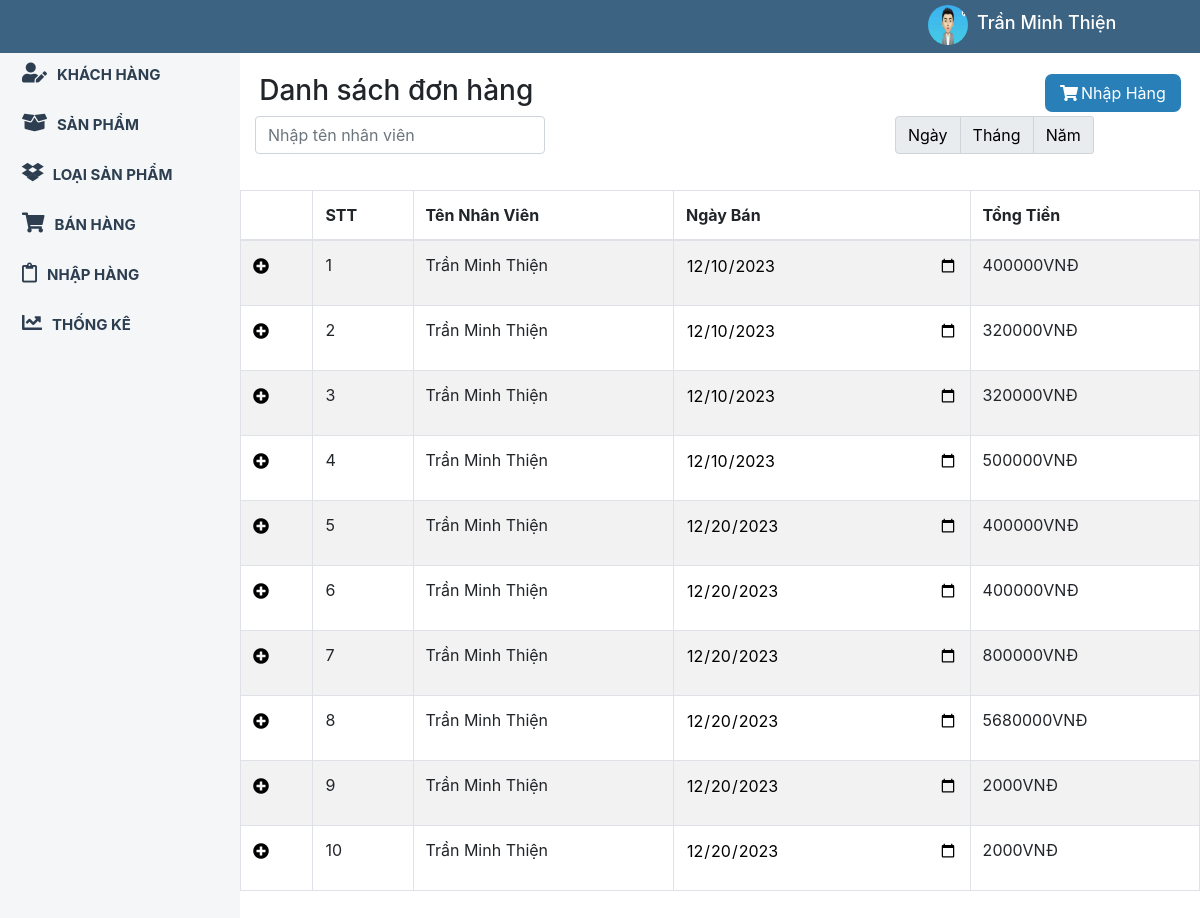
The page /index.php?muc=nhaphang (signed in) on the database its author committed.
### tables this page shows
CREATE TABLE `hoadonnhap` (
  `id_hd` int(11) NOT NULL,
  `id_nv` int(11) NOT NULL,
  `ngaynhap` date NOT NULL,
  `tongtien` int(255) NOT NULL
);

CREATE TABLE `nhanvien` (
  `id_nv` int(255) NOT NULL,
  `tennv` varchar(255) NOT NULL,
  `gioitinh` varchar(255) NOT NULL,
  `ngaysinh` date NOT NULL,
  `diachi` varchar(255) NOT NULL,
  `sdt` varchar(255) NOT NULL,
  `hinhanh` varchar(255) NOT NULL,
  `ngaygianhap` date NOT NULL
);

### Controller/HomeController.php (called while the page is built, shortened)
<?php
require_once 'Model/BaseModel.php';
class HomeControl
{
	public $Base;
	function __construct()
	{
		$this->Base = new BaseModel();
	}
	public function Dieuhuong()
	{
		$loaisanpham = $this->Base->data('loaisanpham');
		$nhanvien = $this->Base->data('nhanvien');
		$sanpham = $this->Base->data('sanpham');
		$khachhang = $this->Base->data('khachhang');
		$hoadonban = $this->Base->data('hoadonban');
		$chitietban = $this->Base->data('cthoadonban');
		$hoadonnhap = $this->Base->data('hoadonnhap');
?>
<?php
		require_once 'View/index.php';
	}
}
?>

### index.php (called while the page is built, shortened)
<?php
	require_once 'Controller/HomeController.php';
	$HT=new HomeControl();
	$HT->Dieuhuong();
 ?>

### Model/BaseModel.php (called while the page is built, shortened)
<?php
class BaseModel
{
	private $maychu = 'localhost';
	private $tk = 'root';
	private $mk = '';
	private $csdl = 'admindb_qlbanhang';
	private $bienketnoi = null;
	public function ketnoi()
	{
		$this->bienketnoi = new mysqli($this->maychu, $this->tk, $this->mk, $this->csdl);
		mysqli_set_charset($this->bienketnoi, 'utf8');
	}
	public function data($sql)
	{
		$sq = "SELECT * FROM $sql";
		$this->ketqua = $this->bienketnoi->query($sq);
		if ($this->ketqua->num_rows == 0) {
			$data = 0;
		} else {
			while ($row = $this->ketqua->fetch_assoc()) {
				$data[] = $row;
			}
		}
		return $data;
	}
}
?>

### View/nhaphang.php (the view, shortened to what this page needs)
<content>
	<div id="hang">
		<div class="top">
			<div class="banhang-top">
				<h3>Danh sách đơn hàng</h3>
				<a href="?muc=nhaphang&them"><i class="fas fa-shopping-cart"></i>Nhập Hàng</a>
			</div>
			<div class="container">
				<div class="row">
					<div class="col-sm-4">
						<input class="form-control" id="myInput" type="text" placeholder="Nhập tên nhân viên">
					</div>
					<div class="col-sm-4"></div>
					<div class="col-sm-4">
						<div class="quy">
							<form method="post">
								<div class="input-group mb-3">
									<div class="input-group-prepend">
										<span class="input-group-text"><button type="submit" name="ngay" href="">Ngày</button></span>
										<span class="input-group-text"><button type="submit" name="thang" href="">Tháng</button></span>
										<span class="input-group-text" style="border-top-right-radius: 3px;border-bottom-right-radius: 3px;"><button type="submit" name="nam" href="">Năm</button></span>
									</div>
								</div>
							</form>
						</div>
					</div>
				</div>
			</div>
		</div>
		<div class="main-content">
			<table class="table table-bordered table-striped">
				<thead>
					<tr>
						<th></th>
						<th>STT</th>
						<th>Tên Nhân Viên</th>
						<th>Ngày Bán</th>
						<th>Tổng Tiền</th>
					</tr>
				</thead>
				<tbody id="myTable">
					<?php
					$i = 0;
					if ($hoadonnhap != 0) {
						foreach ($hoadonnhap as $value) {
							$i++;
					?>
							<tr>
								<form method="post">
									<td><i id="them" href="#" data-target="#login<?php echo $i; ?>" data-toggle="modal" class="fa fa-plus-circle btn btn-primary login-trigger"></i></td>
									<td><?php echo $i; ?>
									</td>
									<td>
										<?php foreach ($nhanvien as $key) {
											if ($value['id_nv'] == $key['id_nv']) {
										?>
												<span><?php echo $key['tennv']; ?></span>
										<?php
											}
										} ?>
									</td>
									<td>
										<input type="date" value="<?php echo $value['ngaynhap']; ?>" name="">
									</td>
									<td>
										<p><?php echo $value['tongtien'] . '000VNĐ'; ?></p>
									</td>
								</form>
							</tr>
					<?php }
					}
					?>
				</tbody>
			</table>
		</div>
	</div>
</content>
</div>
</div>

### css/style.css (style rules this page uses)
* { margin: 0; padding: 0; }
.banhang-top { display: block; position: relative; width: 100%; padding: 0 2%; }
.banhang-top h3 { float: left; }
.banhang-top a { float: right; background: #2980b9; color: white; padding: 7px 15px; border-radius: 7px; }
.banhang-top a i { padding-right: 3px; }
.btn { padding: 0; color: black; background: none; border: none; }
.table input { width: 100%; border: none; background: none; }
.table { margin-top: 20px; }
.top { display: block; width: 100%; }
button { background: none; padding: 0; border: none; }

### rows shown on the page
hoadonnhap: ngaynhap "12/10/2023", tongtien "400"
nhanvien: tennv "Trần Minh Thiện"
hoadonnhap: ngaynhap "12/10/2023", tongtien "320"
hoadonnhap: ngaynhap "12/10/2023", tongtien "320"
hoadonnhap: ngaynhap "12/10/2023", tongtien "500"
hoadonnhap: ngaynhap "12/20/2023", tongtien "400"
hoadonnhap: ngaynhap "12/20/2023", tongtien "400"
hoadonnhap: ngaynhap "12/20/2023", tongtien "800"
hoadonnhap: ngaynhap "12/20/2023", tongtien "5680"
hoadonnhap: ngaynhap "12/20/2023", tongtien "2"
hoadonnhap: ngaynhap "12/20/2023", tongtien "2"

### other values the page prints
$_SESSION['nhanvien'][0]['tennv'] "Trần Minh Thiện"
